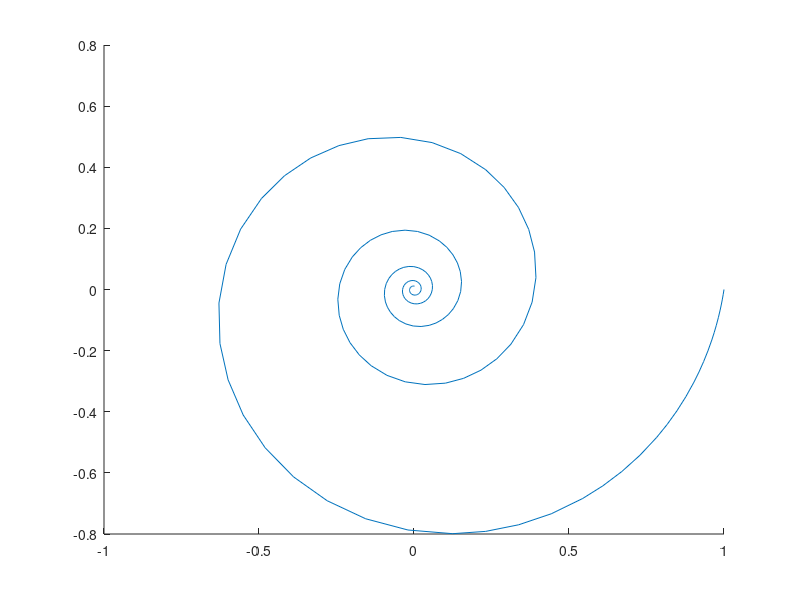

Write the MATLAB code that produced this figure.
function phase_portrait_3D()
close all
clc 
%initial x0

x0=[1 0 4; 1 0 0; 1 0 -4];
figure()
hold on 
    for i=[1:1:3]
        [t,x]=ode45(@dxdt2,[0 30],x0(i,:).');
        plot3(x(:,1),x(:,2),x(:,3)) 
        drawnow 
    end
end

function dx= dxdt2(t,x)
A=[ -0.15 1 0; -1 -0.15 0; 0 0 0];
dx=A*x;
end